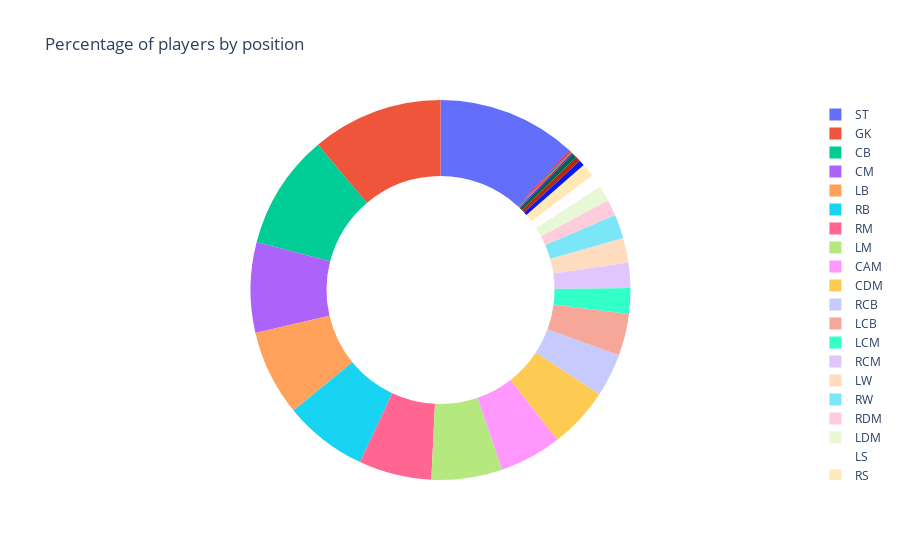

The notebook cell saved with this chart:
### Markdown cell above
### 포지션 분포 비율

### Code cell
position_count = fifa['Position'].value_counts()
trace = go.Pie(labels=position_count.index, values=position_count.values, hole=0.6,textinfo= "none")
layout = go.Layout(
    title='Percentage of players by position'
)
fig = go.Figure(data=[trace], layout=layout)
iplot(fig, filename="plotting-library")

### Figure 1 — Plotly figure (JSON) as saved in the notebook; plotly's stock layout.template omitted (floating-point values rounded to 4 significant figures)
{"data": [{"hole": 0.6, "labels": ["ST", "GK", "CB", "CM", "LB", "RB", "RM", "LM", "CAM", "CDM", "RCB", "LCB", "LCM", "RCM", "LW", "RW", "RDM", "LDM", "LS", "RS", "RWB", "LWB", "CF", "RAM", "LAM", "RF", "LF"], "textinfo": "none", "type": "pie", "values": [2152, 2025, 1778, 1394, 1322, 1291, 1124, 1095, 958, 948, 662, 648, 395, 391, 381, 370, 248, 243, 207, 203, 87, 78, 74, 21, 21, 16, 15]}], "layout": {"title": {"text": "Percentage of players by position"}}}
